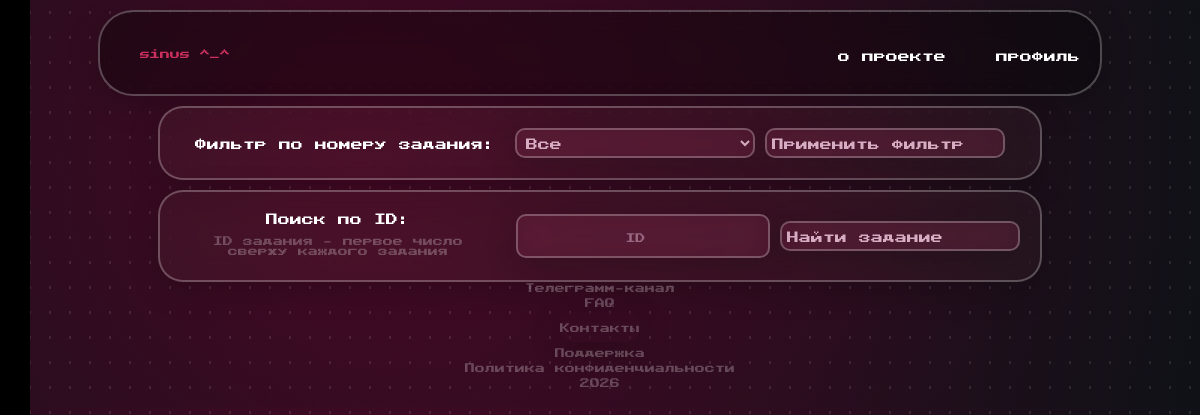
The page /tasks?task_id=24 (signed in) on the database as committed earlier.
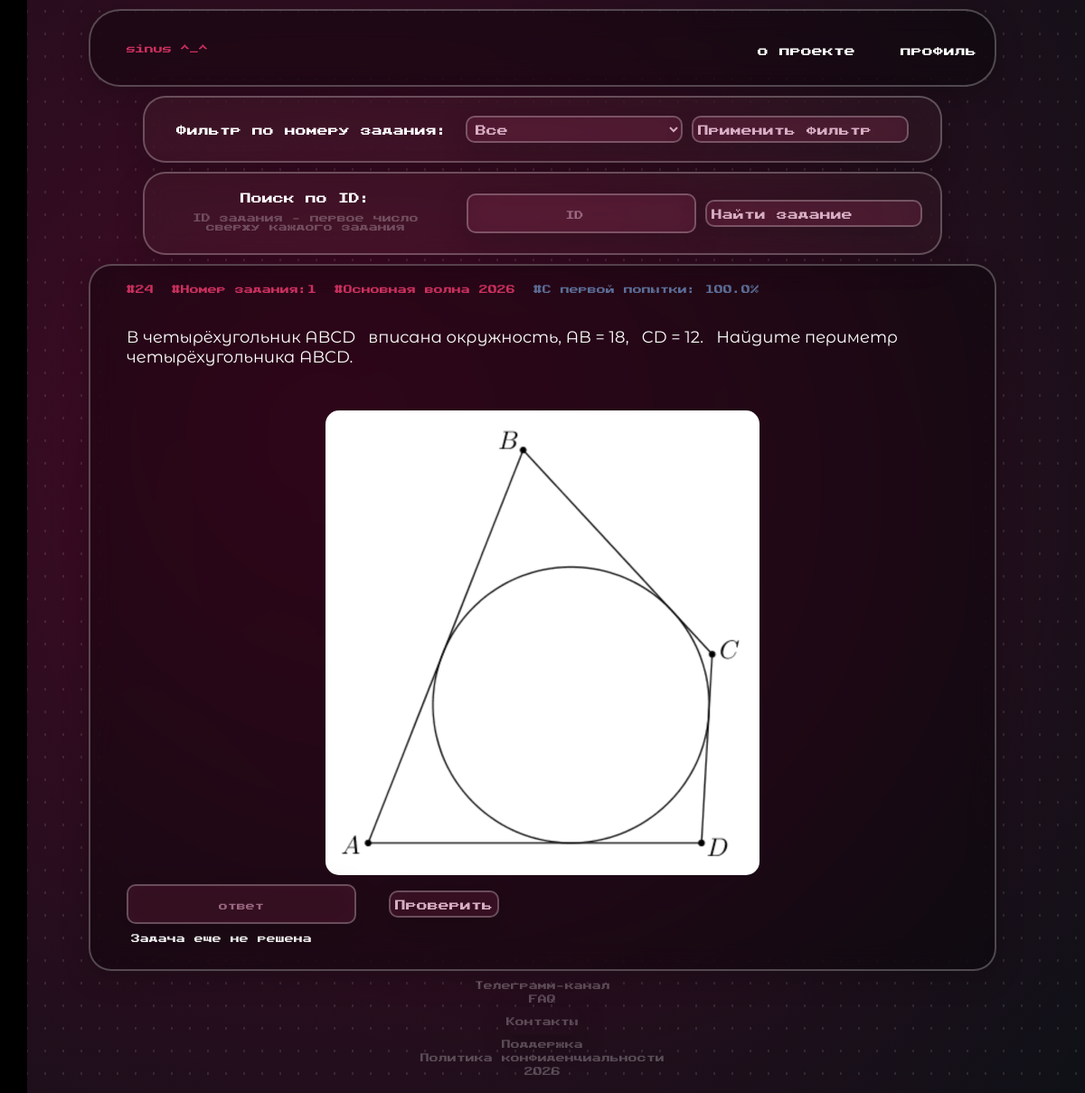
The same page on the database as committed later.
### tables this page shows
CREATE TABLE tasks(
            id INTEGER PRIMARY KEY,
            number INTEGER,
            source TEXT,
            text TEXT,
            solution TEXT,
            answer TEXT
        , image TEXT);

### app.py (the view)
@app.route('/tasks')
@regs_only
def tasks():
    user_id=session.get('user_id')
    if user_id is None:
        return redirect('/login')
    number=request.args.get('number')
    task_id=request.args.get('task_id')
    conn=sqlite3.connect('users.db')
    conn.row_factory=sqlite3.Row
    cur=conn.cursor()
    query='''
        SELECT tasks.*, COALESCE(user_tasks.status,'Задача еще не решена') AS status FROM tasks
        LEFT JOIN user_tasks
        ON tasks.id=user_tasks.task_id
        AND user_tasks.user_id=?
        WHERE 1=1
    '''
    options=[user_id]
    if number:
        query+='AND tasks.number=?'
        options.append(number)
    if task_id:
        query+='AND tasks.id=?'
        options.append(task_id)
    cur.execute(query, options)
    tasks=cur.fetchall()
    cur.execute('''
        SELECT task_id, COUNT(*) AS total, SUM(CASE WHEN attempt_number=1 AND correct=1 THEN 1 ELSE 0 END) AS correct_first_attempts
        FROM task_attempts
        GROUP BY task_id
    ''')
    stats_raw=cur.fetchall()
    stats={}
    for r in stats_raw:
        task_id=r['task_id']
        total=r[1]
        first_attempts=r[2]
        percent=(first_attempts/total)*100 if total>0 else 0
        stats[task_id]=round(percent,2)
    conn.close()
    return render_template('tasks.html', tasks=tasks, stats=stats)

### app.py (called while the page is built)
def regs_only(f):
    @wraps(f)
    def wrapper(*args,**kwags):
        if 'user_id' not in session:
            return redirect('/login')
        return f(*args,**kwags)
    return wrapper

### templates/tasks.html (shortened to what this page needs)
<!DOCTYPE html>
<html lang="en">
    <head>
        <link rel="stylesheet" href="https://cdn.jsdelivr.net/npm/katex@0.16.9/dist/katex.min.css">
        <link rel="stylesheet" href="{{ url_for('static',filename='css/styles.css')}}">
    </head>
    <body>
        <header class="header" style="width:80%">
            <ul class="header__list1">
                <li>
                    <p class="classification main_Thing">sinus ^_^</p>
                </li>
            </ul>
            <ul class="header__list2">
                <li>
                    <a href="{{url_for('about')}}" class="lighttext main_Thing">о проекте</a>
                </li>
                <li>
                    <a href="{{url_for('profile')}}" class="lighttext main_Thing">профиль</a>
                </li>
            </ul>
        </header>
        <form method="GET" action="{{url_for('tasks')}}" class="filterForm">
            <div class="filter_labels">
                <label style="font-size:12px; margin: auto 0 auto 0">Фильтр по номеру задания:</label>
            </div>
            <div class="filterButtons">
                <select name="number" class="buttons lightBox main_Thing filter_button">
                    <option value="">Все</option>
                </select>
                <button type="submit" class="buttons lightBox main_Thing filter_button">Применить фильтр</button>
            </div>
        </form>
        <form method="GET" action="{{url_for('tasks')}}" class="filterForm">
            <div class="filter_labels">
                <label style="font-size:12px;">Поиск по ID:</label>
                <label class="heading" style="font-size:10px;">ID задания - первое число сверху каждого задания</label>
            </div>
            <div class="filterButtons">
                <input type="number" name="task_id" class="lightBox buttons main_Thing filter_button" placeholder="ID">
                <button type="submit" class="buttons lightBox main_Thing filter_button">Найти задание</button>
            </div>
        </form>
        {% for task in tasks %}
            <div class="task">
                <div class="tasksClasses">
                    <p class="classification">#{{task['id']}}</p>
                    <p class="classification">#Номер задания:{{task['number']}}
                    <p class="classification">#{{task['source']}}</p>
                    <p class="classification" style="color:rgb(92, 110, 152)">#C первой попытки: {{ stats[task['id']] }}%</p>
                </div>
                <p class="taskText">{{task['text']}}</p>
                {% if task['image'] %}
                    <img src="{{url_for('static',filename=task['image'])}}?v={{task['id']}}" class="task_image">
                {% endif %}
                <div class="phoneButtons">
                    <input id="input-{{ task['id'] }}" class="lightBox buttons main_Thing" placeholder="ответ">
                    <button onclick="checkAnswer({{ task['id'] }})" class="lightBox buttons main_Thing">Проверить</button>
                </div>
                <p id="result-{{task['id']}}"
                class="answers {% if task['status']=='Правильно!' %}
                    blue
                {% elif task['status']=='Неправильно!' %}
                    red
                {% else %}
                    white
                {% endif %}">
                    {{task['status']}}
                </p>
            </div>
        {% endfor %}
        <ul class="smallInfo">
            <li><a href="https://t.me/karznl">Телеграмм-канал</a></li>
            <li><a href="/">FAQ</a></li>
            <li><button class="textButton buttons" onclick="openContacts()">Контакты</button></li>
            <li><a href="/">Поддержка</a></li>
            <li><a href="{{url_for('privacypolicy')}}">Политика конфиденциальности</a></li>
            <li>2026</li>
        </ul>
        <div class="sidebar" id="sidebar">
            <a href="{{url_for('error')}}" class="name">настя синус</a>
            <ul class="listThings">
                <li><a href="{{url_for('home')}}" class="lighttext">Основная страница</a></li>
                <li><a href="{{url_for('tasks')}}" class="lighttext">Банк заданий</a></li>
                <li><a href="{{url_for('tests')}}" class="lighttext">Варианты уровня ЕГЭ</a></li>
                <li><a href="{{url_for('mistakes')}}" class="lighttext">Работа над ошибками</a></li>
                <li><a href="{{url_for('statistics')}}" class="lighttext">Статистика</a></li>
                <li><a href="{{url_for('logout')}}" class="lighttext">Выход</a></li>
            </ul>
        </div>
    </body>
</html>

### static/css/styles.css (style rules this page uses)
* { padding:0; }
html,body { inset:0; background: radial-gradient( circle at center, #4409253c 0%, #4409253c 30%, transparent 70% ), radial-gradient( circle at 30% 40%, #440925, #0f1117 ); font-family: 'MyFont',sans-serif; color:white; margin:0 0 0 0; background-color: #000000; }
body::before { content:""; position:fixed; inset:0; background-image:radial-gradient(white 1px, transparent 1px); background-size:20px 25px; opacity:0.1; }
.header { background-color: #00000051; margin: 10px auto 0 auto; border-radius: 35px; border:2px solid #ffffff42; backdrop-filter:blur(15px); -webkit-backdrop-filter: blur(15px); box-shadow:0 8px 32px rgba(0,0,0,0.2); padding: 20px; width:92%; display:flex; align-items: center; }
.header__list1 { display:flex; list-style: none; color:#d70668 }
.header__list2 { display:flex; gap:50px; list-style:none; margin: auto 0 auto auto; }
.main_Thing { font-size:12px; }
a { text-decoration: none; color:white; }
.lighttext { transition: 0.3s; }
.lightBox { transition: 0.3s; }
.heading { display: flex; justify-content: center; padding:5px; color:#ffffff42; }
img { display: block; margin: 0 auto; }
.sidebar { position:fixed; top:0; left:-220px; width:210px; height:100%; background: #000000; padding:20px; transition:0.3s ease; display: flex; flex-direction: column; z-index: 9999; }
.listThings { margin-top:auto; list-style: none; }
.listThings li+li { margin-top:25px; }
.name { margin-bottom: auto; }
.tasksClasses { display:flex; }
.task { background-color: #00000051; border-radius: 25px; border:2px solid #ffffff42; backdrop-filter:blur(15px); -webkit-backdrop-filter: blur(15px); box-shadow:0 8px 32px rgba(0,0,0,0.2); width:80%; padding:20px; margin:10px auto 10px auto; }
.classification { font-size:10px; font-weight:100; color:rgb(205, 48, 95); margin:0 0 0 20px; }
.taskText { font-family: 'Task'; font-size: 18px; font-weight:200; width:95%; padding:20px; white-space:pre-wrap; }
.task_image { width:50%; border-radius: 25px; padding: 10px; }
.answers { font-size:10px; margin-left: 25px; }
.buttons { background-color: #75234551; font-family: 'MyFont'; color:rgb(215, 173, 195); border-radius: 10px; border:2px solid #ffffff42; backdrop-filter:blur(15px); -webkit-backdrop-filter: blur(15px); box-shadow:0 8px 32px rgba(0,0,0,0.2); height:30px; margin:0 0 0 20px; padding:5px; }
.filterForm { display: flex; justify-content: center; gap: 20px; background-color: #a9686813; width: 70%; padding:20px; margin: 10px auto 0 auto; border-radius: 25px; border:2px solid #ffffff42; backdrop-filter:blur(15px); -webkit-backdrop-filter: blur(15px); box-shadow:0 8px 32px rgba(0,0,0,0.2); }
.filter_labels { display: flex; flex-direction: column; gap: 6px; text-align: center; }
form { position:relative; z-index:9999; }
input { background-color:#440925; border-radius: 15px; color:#d70668; position: relative; z-index:9999; }
input::placeholder { font-family: 'MyFont',sans-serif; color:#9b6881; text-align: center; font-size:10px; }
a { position: relative; z-index:9999; }
.smallInfo { display: flex; flex-direction: column; justify-content: center; align-items: center; margin: auto auto 20px auto; font-size: 10px; list-style: none; z-index: 9999; }
.smallInfo a,li { color:#ffffff42; }
.smallInfo li+li { margin-top: 5px; }
.textButton { background: none; border: none; padding: 0; margin: 0; color: inherit; font-size: 10px; }
.filterButtons { display: flex; gap: 10px; }
.filter_button { width: 30vh; padding:5px; margin: auto 0 auto 0; display: flex; align-items: center; }

Rows that differ between the two databases and show on the page:
added tasks: id "24", number "1", source "Основная волна 2026", stats "100.0", text "В четырёхугольник ABCD вписана окружность, AB = 18, CD = 12. Найдите периметр четырёхугольника ABCD.", image (picture), status "Задача еще не решена"
